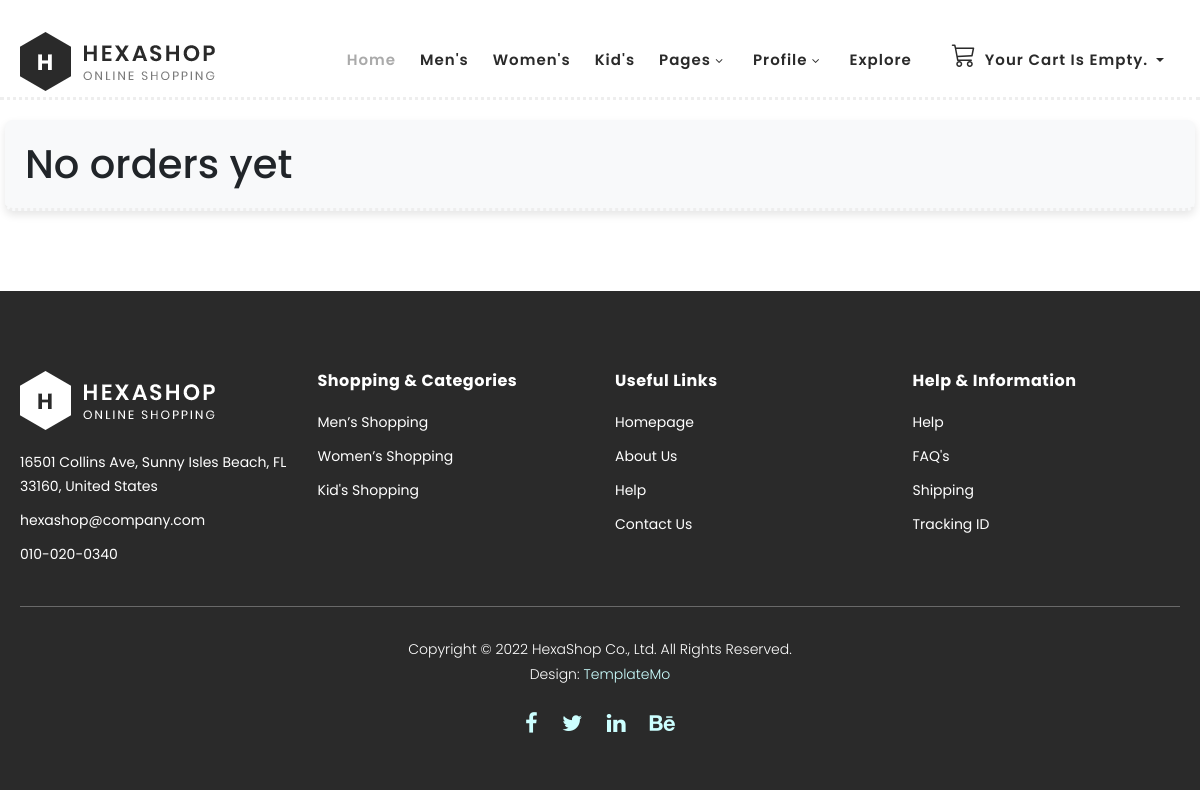
The page /orders/show-orders/ (signed in) on the database as committed earlier.
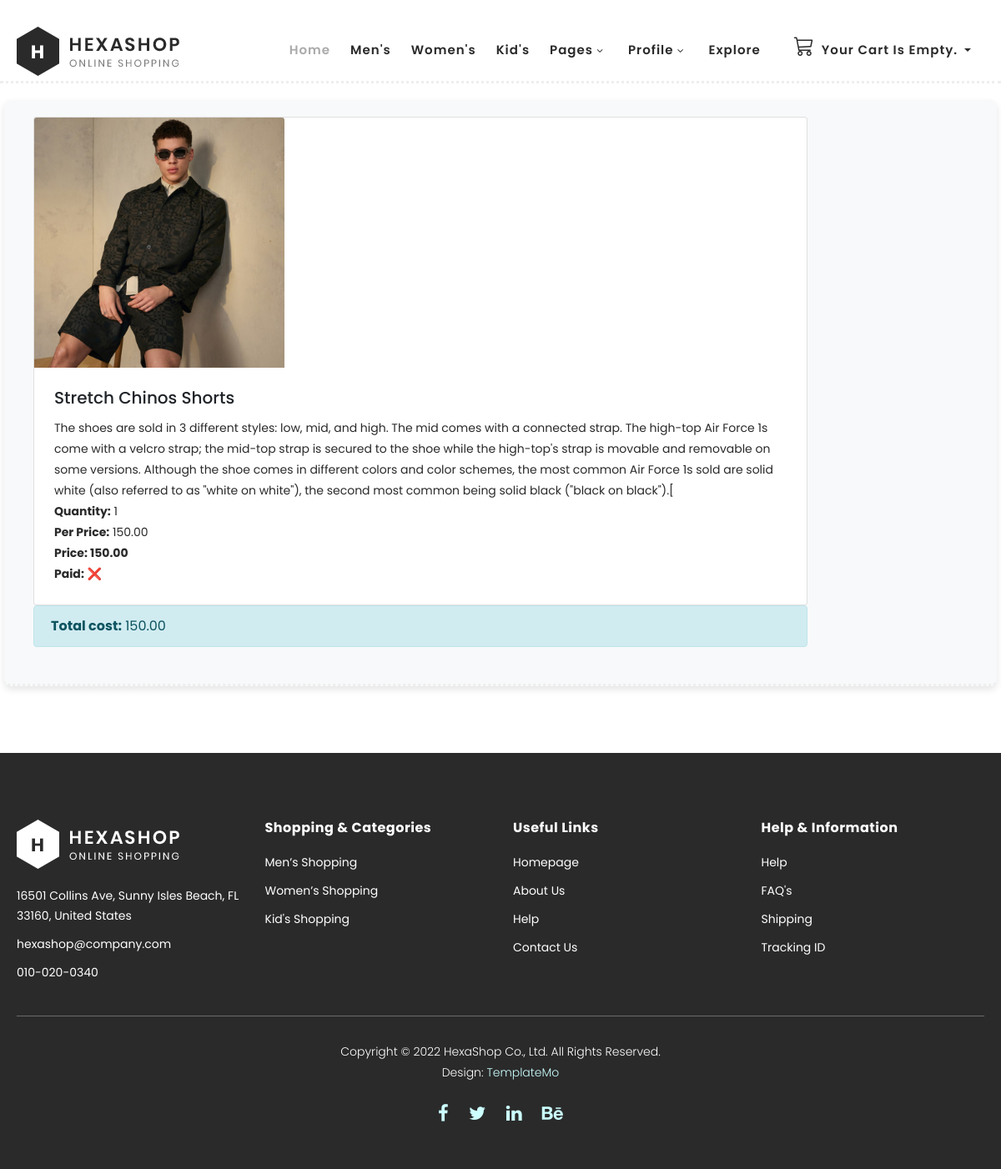
The same page on the database as committed later.
### apps/orders/models.py (models this page shows, shortened)
class OrderItem(BaseModel):
    order = ForeignKey(Order, CASCADE, related_name='items')
    product = ForeignKey('product.Product', CASCADE, related_name='order_items', verbose_name='Product')
    quantity = PositiveIntegerField(default=1, verbose_name='Quantity')
    price = DecimalField(max_digits=10, decimal_places=2)
    def get_cost(self):
        return self.price * self.quantity

class Order(BaseModel):
    client = ForeignKey(ClientDetails, on_delete=SET_NULL, null=True,
                        verbose_name='client', related_name='client_details')
    paid = BooleanField(default=False)
    class Meta:
        ordering = ['created_at']
        indexes = [
            Index(fields=['-created_at'])
        ]
    def get_total_cost(self):
        return sum(item.get_cost() for item in self.items.all())

### apps/product/models.py (models this page shows, shortened)
class Product(BaseModel):
    name = CharField(max_length=256, verbose_name='Product Name')
    description = TextField(verbose_name='Description')
    price = FloatField(verbose_name='Price')
    category = ForeignKey('product.Category', on_delete=CASCADE, related_name='products')
    image = ImageField(upload_to='products/', verbose_name='Product Image')
    slug = SlugField(db_index=True, blank=True)
    available = BooleanField(default=True)
    class Meta:
        ordering = ['-created_at']
        indexes = [
            Index(fields=['id', 'slug']),
            Index(fields=['name']),
            Index(fields=['-created_at'])
        ]

### apps/orders/views.py (the view)
# urls.py: path('show-orders/', ShowUserOrdersView.as_view(), name='show_orders'),
class ShowUserOrdersView(LoginRequiredMixin, View):
    template_name = 'orders/user_orders.html'
    def get(self, request):
        orders = Order.objects.filter(client__user=self.request.user).all().order_by('-created_at')
        context = {'orders': orders}
        return render(request, template_name=self.template_name, context=context)

### apps/cart/cart.py (called while the page is built)
    def __len__(self):
        return sum(item['quantity'] for item in self.cart.values())

### apps/cart/context_processors.py (called while the page is built)
def cart(request):
    return {'cart': Cart(request)}

### apps/users/context_processors.py (called while the page is built)
def subscribe_form(request):
    return {'subscribe_form': SubscribersForm()}

### templates/orders/user_orders.html (shortened to what this page needs)
{% extends 'base.html' %}
{% block content %}
    <div class="container">
        <div class="row main-banner">
            {% if orders.all %}
                {% for order in orders.all %}
                    <div class="col-md-10">
                        {% for item in order.items.all %}
                            <div class="card">
                                <img src="{{ item.product.image.url }}" class="card-img-top" alt="Product Image"
                                     style="max-width: 300px; object-fit: cover;">
                                <div class="card-body">
                                    <h5 class="card-title">{{ item.product.name }}</h5>
                                    <p class="card-text">{{ item.product.description }}</p>
                                    <p class="card-text"><b>Quantity:</b> {{ item.quantity }}</p>
                                    <p class="card-text"><b>Per Price:</b> {{ item.price }}</p>
                                    <p class="card-text font-weight-bold">Price: {{ item.get_cost }}</p>
                                    <p class="card-text"><b>Paid:</b> {% if order.paid %}✅{% else %}❌{% endif %}</p>
                                </div>
                            </div>
                        {% endfor %}
                    </div>
                    <div class="col-md-10 mb-2">
                        <div class="alert alert-info" role="alert">
                            <strong>Total cost:</strong> {{ order.get_total_cost }}
                        </div>
                    </div>
                {% endfor %}
            {% else %}
                <h1>No orders yet</h1>
            {% endif %}
        </div>
    </div>
{% endblock %}

Rows that differ between the two databases and show on the page:
added Order: get_total_cost "150.00"
added OrderItem: product.image (picture), product.name "Stretch Chinos Shorts", product.description "The shoes are sold in 3 different styles: low, mid, and high. The mid comes with a connected strap. The high-top Air Force 1s come with a velcro strap; the mid-top strap is secured to the shoe while the high-top's strap is movable and removable on some versions. Although the shoe comes in different colors and color schemes, the most common Air Force 1s sold are solid white (also referred to as \"white on white\"), the second most common being solid black (\"black on black\").[", quantity "1", price "150.00", get_cost "150.00"
Other text that changed with them:
text no longer shown: "No orders yet"
